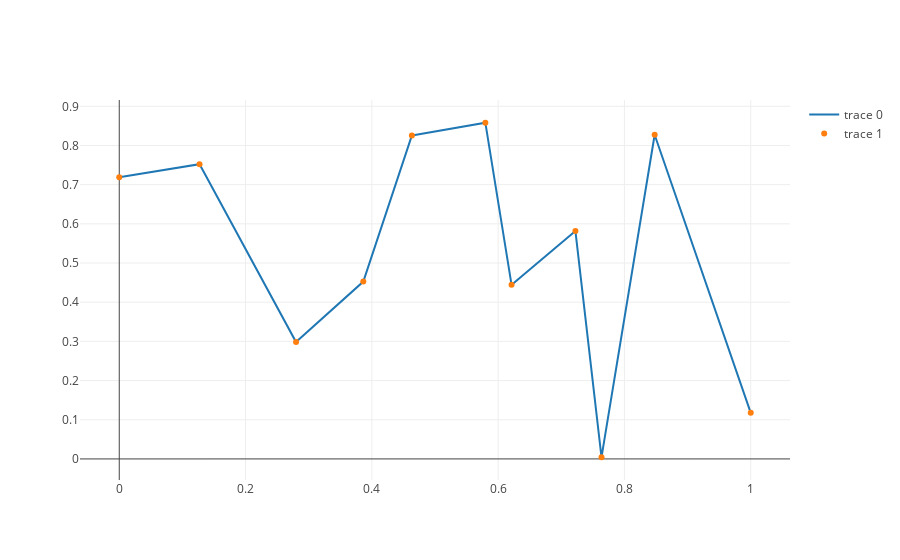

Notebook source saved alongside this figure:
### Markdown cell above
We can generate a random vector $ui$ and use the previous function

### Code cell
ui = np.random.rand(n_bases)

x, u = interpolate(ui)


fig = go.Figure(data=[
    go.Scatter(x=x, y=u, mode='lines'),
    go.Scatter(x=s, y=ui, mode='markers'),
])
plotly.iplot(fig)

### Figure 1 — Plotly figure (JSON) as saved in the notebook; plotly's stock layout.template omitted (floating-point values rounded to 4 significant figures; data arrays with more than 128 entries replaced by an {"elided": "..."} marker saying what was removed)
{"data": [{"mode": "lines", "type": "scatter", "uid": "52e52e83-6c98-4eed-b433-93f13d5f8f1e", "x": {"elided": "500 float values"}, "y": {"elided": "500 float values"}}, {"mode": "markers", "type": "scatter", "uid": "daefcc22-dfb4-4109-a347-e069c66e2580", "x": [0, 0.1271, 0.28, 0.3865, 0.4634, 0.5798, 0.6212, 0.7223, 0.7637, 0.8478, 1], "y": [0.719, 0.7523, 0.2982, 0.4526, 0.8257, 0.858, 0.4444, 0.5818, 0.00428, 0.8273, 0.1176]}], "layout": {}}
